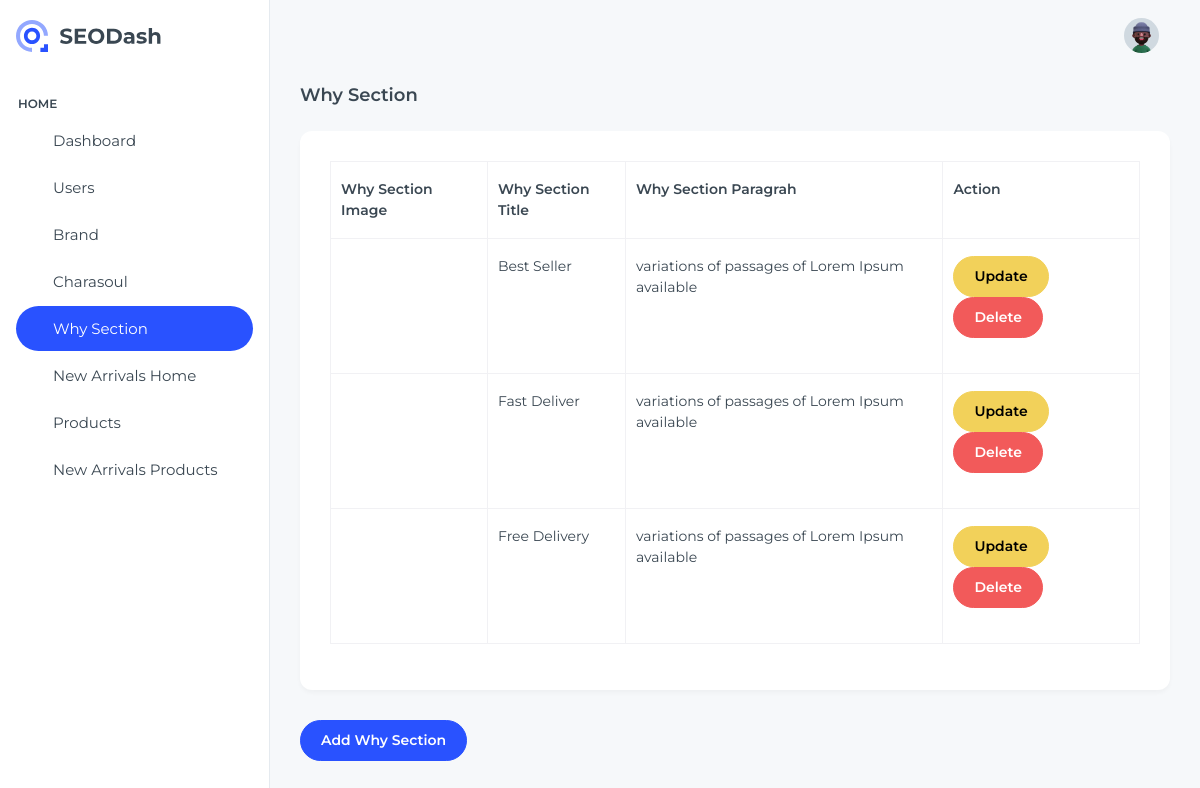
Page /AdminPanel/why_home.php on the committed database.
### tables this page shows
CREATE TABLE `why_section_home` (
  `why_section_id` int(255) NOT NULL,
  `why_section_img` varchar(255) NOT NULL,
  `why_section_title` varchar(255) NOT NULL,
  `why_section_para` varchar(255) NOT NULL
);

### AdminPanel/why_home.php (the view)
<?php
include("shared/sidebar.php");
include("shared/header.php");
include("shared/connection.php");
?>
<div class="container-fluid">
    <h5 class="card-title text-dark fw-semibold mb-4">Why Section</h5>
    <div class="card">
        <div class="card-body">
            <?php
            $sql = "SELECT * FROM why_section_home";
            $run = mysqli_query($conn, $sql);
            if (mysqli_num_rows($run) > 0) {
            ?>
                <table class="table table-bordered">
                    <tr>
                        <th>Why Section Image</th>
                        <th>Why Section Title</th>
                        <th>Why Section Paragrah</th>
                        <th>Action</th>
                    </tr>
                    <?php
                    while ($data = mysqli_fetch_assoc($run)) {
                    ?>
                        <tr>
                            <td><img src="<?php echo $data["why_section_img"]; ?>" alt="" width="100px" height="100px"></td>
                            <td><?php echo $data["why_section_title"]; ?></td>
                            <td><?php echo $data["why_section_para"]; ?></td>
                            <td><a href="edit_why_home.php?why_id=<?php echo $data["why_section_id"]; ?>" class="btn btn-warning">Update</a>
                                <a href="delete_why_home.php?why_id=<?php echo $data["why_section_id"]; ?>" class="btn btn-danger">Delete</a>
                            </td>
                        </tr>
                    <?php } ?>
                </table>
            <?php
            } else {
                echo "No Record Found";
            }
            ?>
        </div>
    </div>
                <a href="add_why_home.php" class="btn btn-primary">Add Why Section</a>
</div>
<?php
include("shared/footer.php");
?>

### rows in the picture
why_section_home: why_section_img (picture), why_section_title "Best Seller", why_section_para "variations of passages of Lorem Ipsum available"
why_section_home: why_section_img (picture), why_section_title "Fast Deliver", why_section_para "variations of passages of Lorem Ipsum available"
why_section_home: why_section_img (picture), why_section_title "Free Delivery", why_section_para "variations of passages of Lorem Ipsum available"
